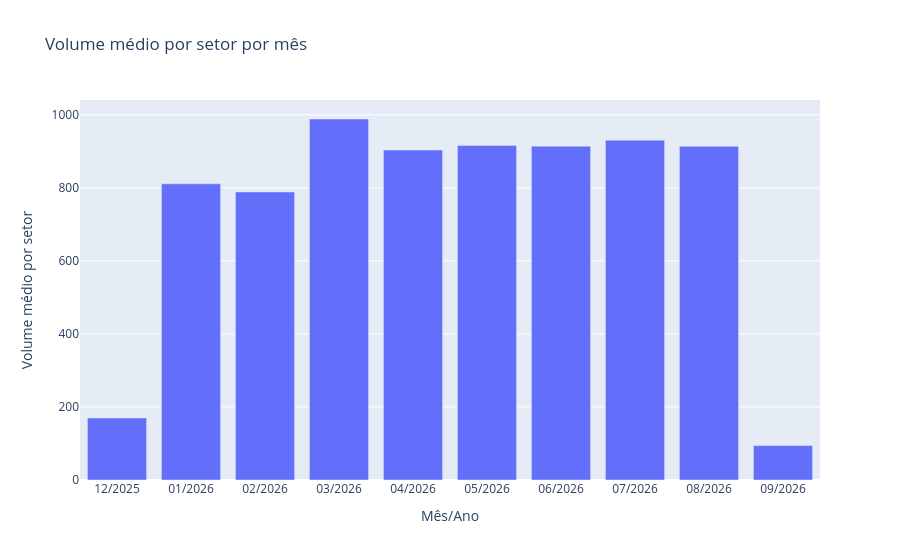

This figure's notebook cell:
### Markdown cell above
## Avaliando a influência sazonal da quantidade de pedidos

### Code cell
base_mes_ano = (
    base
    .groupby(["ano", "mes"])
    .agg(
        total_volumes=("total_volumes_mascarado", "sum"),
        qtd_setores=("cd_setor", "nunique")
    )
    .reset_index()
)

base_mes_ano["volume_medio_por_setor"] = (
    base_mes_ano["total_volumes"]
    / base_mes_ano["qtd_setores"]
)

base_mes_ano["mes_ano"] = (
    base_mes_ano["mes"].astype(str).str.zfill(2)
    + "/"
    + base_mes_ano["ano"].astype(str)
)

fig = px.bar(
    base_mes_ano,
    x="mes_ano",
    y="volume_medio_por_setor",
    title="Volume médio por setor por mês",
    labels={
        "mes_ano": "Mês/Ano",
        "volume_medio_por_setor": "Volume médio por setor"
    }
)

fig.show()

### Figure 1 — Plotly figure (JSON) as saved in the notebook; plotly's stock layout.template omitted (floating-point values rounded to 4 significant figures)
{"data": [{"hovertemplate": "Mês/Ano=%{x}<br>Volume médio por setor=%{y}<extra></extra>", "legendgroup": "", "marker": {"color": "#636efa", "pattern": {"shape": ""}}, "name": "", "orientation": "v", "showlegend": false, "textposition": "auto", "type": "bar", "x": ["12/2025", "01/2026", "02/2026", "03/2026", "04/2026", "05/2026", "06/2026", "07/2026", "08/2026", "09/2026"], "xaxis": "x", "y": [169.9, 811.1, 788.7, 988.5, 903.7, 916.2, 914.2, 930.6, 913.8, 94.24], "yaxis": "y"}], "layout": {"barmode": "relative", "legend": {"tracegroupgap": 0}, "title": {"text": "Volume médio por setor por mês"}, "xaxis": {"anchor": "y", "domain": [0, 1], "title": {"text": "Mês/Ano"}}, "yaxis": {"anchor": "x", "domain": [0, 1], "title": {"text": "Volume médio por setor"}}}}
